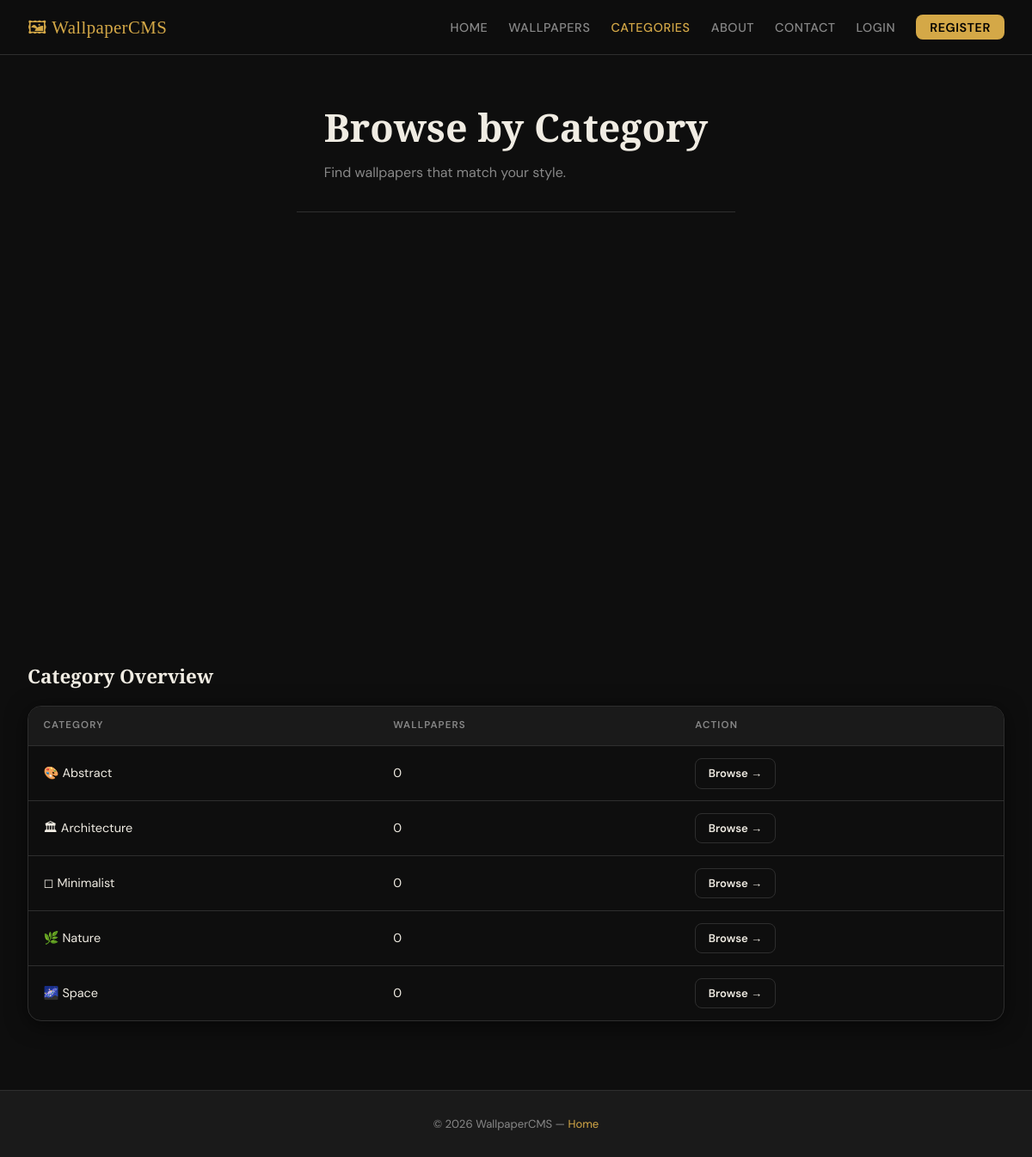
/categories.php, run on the app's committed database.
### tables this page shows
CREATE TABLE categories (
    id   INT AUTO_INCREMENT PRIMARY KEY,
    name VARCHAR(100) NOT NULL UNIQUE
);

### classes/Database.php (called while the page is built, shortened)
<?php
class Database
{
    private static ?Database $instance = null;
    private PDO $pdo;
    private function __construct()
    {
        $dsn = 'mysql:host=' . DB_HOST
             . ';dbname=' . DB_NAME
             . ';charset=' . DB_CHARSET;
        $options = [
            PDO::ATTR_ERRMODE            => PDO::ERRMODE_EXCEPTION,
            PDO::ATTR_DEFAULT_FETCH_MODE => PDO::FETCH_ASSOC,
            PDO::ATTR_EMULATE_PREPARES   => false,
        ];
        try {
            $this->pdo = new PDO($dsn, DB_USER, DB_PASS, $options);
        } catch (PDOException $e) {
            die('Database connection failed: ' . $e->getMessage());
        }
    }
    public static function getInstance(): Database
    {
        if (self::$instance === null) {
            self::$instance = new Database();
        }
        return self::$instance;
    }
    public function getConnection(): PDO
    {
        return $this->pdo;
    }
}

### classes/Wallpaper.php (called while the page is built, shortened)
<?php
require_once __DIR__ . '/Database.php';
class Wallpaper
{
    private PDO $pdo;
    public function __construct()
    {
        $this->pdo = Database::getInstance()->getConnection();
    }
    public function getCategoriesWithCount(): array
    {
        $stmt = $this->pdo->prepare(
            'SELECT c.id, c.name, COUNT(w.id) AS wallpaper_count
             FROM   categories c
             LEFT   JOIN wallpapers w ON w.category_id = c.id
             GROUP  BY c.id, c.name
             ORDER  BY c.name ASC'
        );
        $stmt->execute();
        return $stmt->fetchAll();
    }
}

### categories.php (the view, shortened to what this page needs)
<?php
require_once __DIR__ . '/classes/Wallpaper.php';
$wallpaperObj = new Wallpaper();
$categories = $wallpaperObj->getCategoriesWithCount();
$icons = [
    'Nature'       => '🌿',
    'Space'        => '🌌',
    'Architecture' => '🏛',
    'Abstract'     => '🎨',
    'Minimalist'   => '◻',
];
$activePage = 'categories';
?>
<!DOCTYPE html>
<html lang="en">
<head>
    <link rel="stylesheet" href="css/style.css">
</head>
<body>
<?php require_once __DIR__ . '/includes/nav.php'; ?>
<div class="page-header">
    <h1>Browse by Category</h1>
    <p>Find wallpapers that match your style.</p>
</div>
<div class="section">
    <?php if (empty($categories)): ?>
        <div class="empty-state">
            <div class="icon">📂</div>
            <h3>No categories found</h3>
            <p>Categories will appear here once the database is seeded.</p>
        </div>
    <?php else: ?>
        <div class="category-grid">
        </div>
    <?php endif; ?>
    <?php if (!empty($categories)): ?>
        <h3 style="font-family:var(--font-display); margin: 3rem 0 1rem; font-size:1.4rem;">
            Category Overview
        </h3>
        <div class="admin-table-wrap">
            <table class="admin-table">
                <thead>
                    <tr>
                        <th>Category</th>
                        <th>Wallpapers</th>
                        <th>Action</th>
                    </tr>
                </thead>
                <tbody>
                    <?php foreach ($categories as $cat): ?>
                        <tr>
                            <td>
                                <?= $icons[$cat['name']] ?? '📁' ?>
                                <?= htmlspecialchars($cat['name']) ?>
                            </td>
                            <td><?= (int) $cat['wallpaper_count'] ?></td>
                            <td>
                                <a
                                    href="wallpapers.php?category=<?= $cat['id'] ?>"
                                    class="btn btn-outline btn-sm"
                                >
                                    Browse →
                                </a>
                            </td>
                        </tr>
                    <?php endforeach; ?>
                </tbody>
            </table>
        </div>
    <?php endif; ?>
</div>
<footer class="site-footer">
    <p>&copy; <?= date('Y') ?> WallpaperCMS &mdash; <a href="index.php">Home</a></p>
</footer>
</body>
</html>

### includes/nav.php (shortened to what this page needs)
<nav class="navbar">
    <a href="<?= $rootPath ?? '' ?>index.php" class="nav-brand">🖼 WallpaperCMS</a>
    <ul class="nav-links">
        <li>
            <a href="<?= $rootPath ?? '' ?>index.php"
               class="<?= ($activePage ?? '') === 'home'        ? 'active' : '' ?>">
                Home
            </a>
        </li>
        <li>
            <a href="<?= $rootPath ?? '' ?>wallpapers.php"
               class="<?= ($activePage ?? '') === 'wallpapers'  ? 'active' : '' ?>">
                Wallpapers
            </a>
        </li>
        <li>
            <a href="<?= $rootPath ?? '' ?>categories.php"
               class="<?= ($activePage ?? '') === 'categories'  ? 'active' : '' ?>">
                Categories
            </a>
        </li>
        <li>
            <a href="<?= $rootPath ?? '' ?>about.php"
               class="<?= ($activePage ?? '') === 'about'       ? 'active' : '' ?>">
                About
            </a>
        </li>
        <li>
            <a href="<?= $rootPath ?? '' ?>contact.php"
               class="<?= ($activePage ?? '') === 'contact'     ? 'active' : '' ?>">
                Contact
            </a>
        </li>
        <?php if (isset($_SESSION['user_id'])): ?>
            <?php if (isset($_SESSION['role']) && $_SESSION['role'] === 'admin'): ?>
                <li>
                    <a href="<?= $rootPath ?? '' ?>admin/users.php"
                       class="<?= ($activePage ?? '') === 'admin' ? 'active' : '' ?>">
                        Admin Panel
                    </a>
                </li>
            <?php endif; ?>
            <li>
                <a href="<?= $rootPath ?? '' ?>dashboard.php"
                   class="<?= ($activePage ?? '') === 'dashboard' ? 'active' : '' ?>">
                    Dashboard
                </a>
            </li>
            <li>
                <a href="<?= $rootPath ?? '' ?>logout.php" class="btn-nav">
                    Logout
                </a>
            </li>
        <?php else: ?>
            <li><a href="<?= $rootPath ?? '' ?>login.php">Login</a></li>
            <li><a href="<?= $rootPath ?? '' ?>register.php" class="btn-nav">Register</a></li>
        <?php endif; ?>
    </ul>
</nav>

### css/style.css (style rules this page uses)
:root { --clr-bg: #0e0e0e; --clr-surface: #1a1a1a; --clr-card: #222222; --clr-border: #2e2e2e; --clr-text: #f0ece3; --clr-muted: #888888; --clr-accent: #d4a847; --clr-accent2: #6a11cb; --clr-error: #e05252; --clr-success: #4caf7d; --radius: 8px; --radius-lg: 16px; --shadow-card: 0 4px 24px rgba(0,0,0,0.55); --shadow-hover: 0 8px 40px rgba(212,168,71,0.18); --transition: 0.3s ease; --font-display: 'Playfair Display', Georgia, serif; --font-body: 'DM Sans', sans-serif; }
*, *::before, *::after { box-sizing: border-box; margin: 0; padding: 0; }
html { scroll-behavior: smooth; }
body { background-color: var(--clr-bg); color: var(--clr-text); font-family: var(--font-body); font-size: 16px; line-height: 1.6; min-height: 100vh; display: flex; flex-direction: column; }
a { color: var(--clr-accent); text-decoration: none; }
ul { list-style: none; }
.navbar { display: flex; align-items: center; justify-content: space-between; padding: 0 2rem; height: 64px; background-color: rgba(14,14,14,0.95); border-bottom: 1px solid var(--clr-border); position: sticky; top: 0; z-index: 100; backdrop-filter: blur(8px); }
.nav-brand { font-family: var(--font-display); font-size: 1.3rem; color: var(--clr-accent); text-decoration: none; letter-spacing: 0.02em; }
.nav-links { display: flex; gap: 1.5rem; align-items: center; }
.nav-links a { color: var(--clr-muted); font-size: 0.9rem; font-weight: 500; letter-spacing: 0.04em; text-transform: uppercase; text-decoration: none; transition: color var(--transition); }
.nav-links a:hover, .nav-links a.active { color: var(--clr-accent); }
.nav-links .btn-nav { background: var(--clr-accent); color: #000; padding: 0.35rem 1rem; border-radius: var(--radius); font-weight: 600; transition: background var(--transition), transform var(--transition); }
.btn { display: inline-block; padding: 0.75rem 1.75rem; border-radius: var(--radius); font-family: var(--font-body); font-size: 0.95rem; font-weight: 600; cursor: pointer; border: none; text-decoration: none; transition: background var(--transition), color var(--transition), transform var(--transition), box-shadow var(--transition); }
.btn-outline { background: transparent; color: var(--clr-text); border: 1px solid var(--clr-border); }
.btn-sm { padding: 0.4rem 0.9rem; font-size: 0.82rem; }
.section { padding: 5rem 2rem; max-width: 1200px; margin: 0 auto; width: 100%; }
.page-header { padding: 3rem 2rem 2rem; max-width: 1200px; margin: 0 auto; border-bottom: 1px solid var(--clr-border); }
.page-header h1 { font-family: var(--font-display); font-size: clamp(1.8rem, 4vw, 2.8rem); margin-bottom: 0.3rem; }
.page-header p { color: var(--clr-muted); }
.category-grid { display: grid; grid-template-columns: repeat(auto-fill, minmax(220px, 1fr)); gap: 1.25rem; }
.admin-table-wrap { overflow-x: auto; border-radius: var(--radius-lg); border: 1px solid var(--clr-border); box-shadow: var(--shadow-card); }
.admin-table { width: 100%; border-collapse: collapse; font-size: 0.9rem; }
.admin-table th { background: var(--clr-surface); color: var(--clr-muted); font-size: 0.72rem; font-weight: 600; letter-spacing: 0.1em; text-transform: uppercase; padding: 0.85rem 1.1rem; text-align: left; border-bottom: 1px solid var(--clr-border); }
.admin-table td { padding: 0.85rem 1.1rem; border-bottom: 1px solid var(--clr-border); vertical-align: middle; }
.admin-table tr:last-child td { border-bottom: none; }
.site-footer { background: var(--clr-surface); border-top: 1px solid var(--clr-border); text-align: center; padding: 1.75rem; font-size: 0.82rem; color: var(--clr-muted); margin-top: auto; }
.site-footer a { color: var(--clr-accent); }

### data on the page
categories: name "🎨", name "Abstract", wallpaper_count "0"
categories: name "🏛", name "Architecture", wallpaper_count "0"
categories: name "◻", name "Minimalist", wallpaper_count "0"
categories: name "🌿", name "Nature", wallpaper_count "0"
categories: name "🌌", name "Space", wallpaper_count "0"
